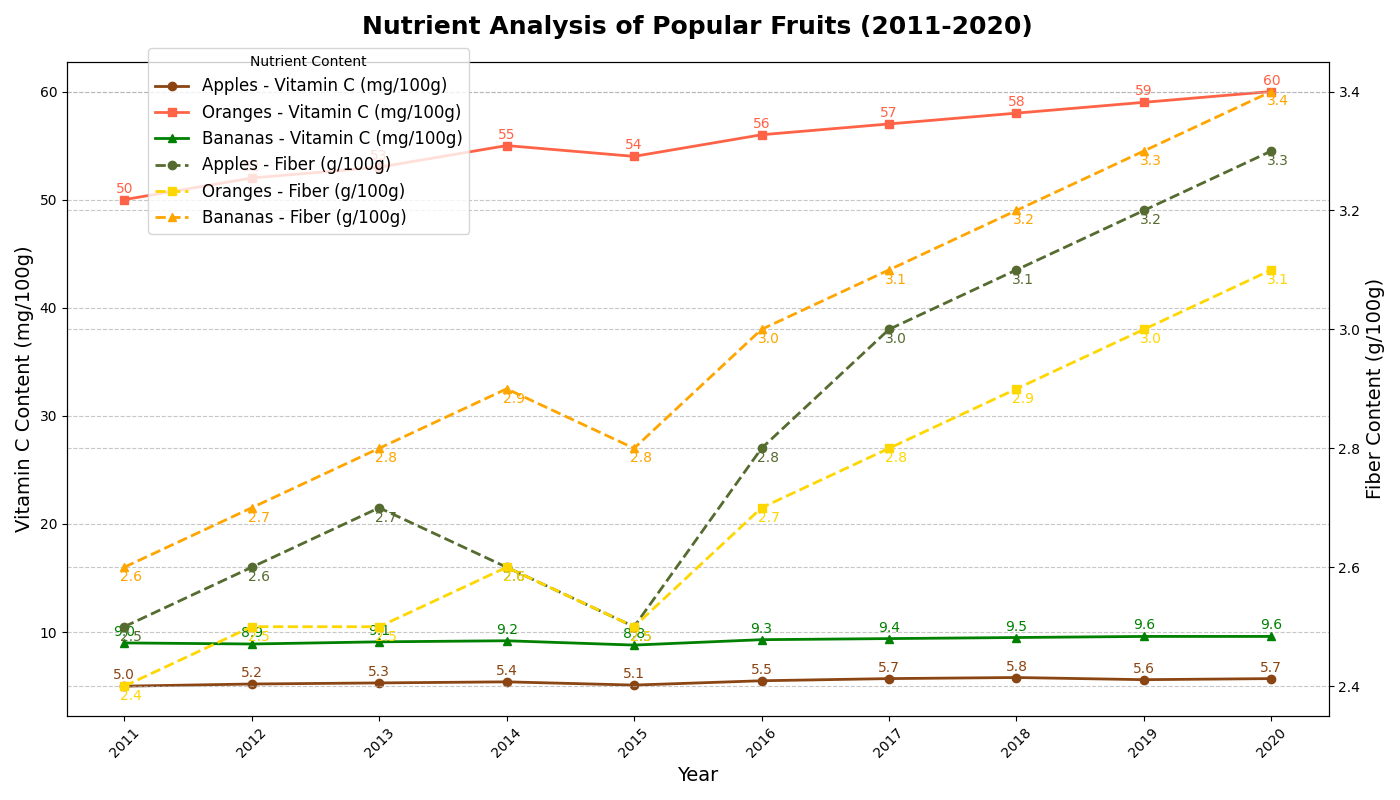

Here is the Python script that generated this plot:
import matplotlib.pyplot as plt
import numpy as np

# Data preparation
years = np.arange(2011, 2021)
apples_vitamin_c = np.array([5, 5.2, 5.3, 5.4, 5.1, 5.5, 5.7, 5.8, 5.6, 5.7])
apples_fiber = np.array([2.5, 2.6, 2.7, 2.6, 2.5, 2.8, 3.0, 3.1, 3.2, 3.3])
oranges_vitamin_c = np.array([50, 52, 53, 55, 54, 56, 57, 58, 59, 60])
oranges_fiber = np.array([2.4, 2.5, 2.5, 2.6, 2.5, 2.7, 2.8, 2.9, 3.0, 3.1])
bananas_vitamin_c = np.array([9, 8.9, 9.1, 9.2, 8.8, 9.3, 9.4, 9.5, 9.6, 9.6])
bananas_fiber = np.array([2.6, 2.7, 2.8, 2.9, 2.8, 3.0, 3.1, 3.2, 3.3, 3.4])

# Plotting
fig, ax1 = plt.subplots(figsize=(14, 8))

# Plot Vitamin C content with shuffled colors
ax1.plot(years, apples_vitamin_c, color='#8B4513', marker='o', linestyle='-', linewidth=2, label='Apples - Vitamin C (mg/100g)')
ax1.plot(years, oranges_vitamin_c, color='#FF6347', marker='s', linestyle='-', linewidth=2, label='Oranges - Vitamin C (mg/100g)')
ax1.plot(years, bananas_vitamin_c, color='#008000', marker='^', linestyle='-', linewidth=2, label='Bananas - Vitamin C (mg/100g)')

# Add secondary y-axis for Fiber content with shuffled colors
ax2 = ax1.twinx()
ax2.plot(years, apples_fiber, color='#556B2F', marker='o', linestyle='--', linewidth=2, label='Apples - Fiber (g/100g)')
ax2.plot(years, oranges_fiber, color='#FFD700', marker='s', linestyle='--', linewidth=2, label='Oranges - Fiber (g/100g)')
ax2.plot(years, bananas_fiber, color='#FFA500', marker='^', linestyle='--', linewidth=2, label='Bananas - Fiber (g/100g)')

# Title and labels
ax1.set_title("Nutrient Analysis of Popular Fruits (2011-2020)", fontsize=18, weight='bold', pad=20)
ax1.set_xlabel("Year", fontsize=14)
ax1.set_ylabel("Vitamin C Content (mg/100g)", fontsize=14, color='black')
ax2.set_ylabel("Fiber Content (g/100g)", fontsize=14, color='black')

# Customize ticks
ax1.set_xticks(years)
ax1.set_xticklabels(years, rotation=45)
ax1.yaxis.grid(True, linestyle='--', alpha=0.7)
ax2.yaxis.grid(True, linestyle='--', alpha=0.7)

# Add legend
fig.legend(loc='upper left', bbox_to_anchor=(0.1, 0.95), title='Nutrient Content', fontsize=12)

# Add data labels for Vitamin C content with shuffled colors
for i in range(len(years)):
    ax1.annotate(f'{apples_vitamin_c[i]}', (years[i], apples_vitamin_c[i]), textcoords="offset points", xytext=(0, 5), ha='center', fontsize=10, color='#8B4513')
    ax1.annotate(f'{oranges_vitamin_c[i]}', (years[i], oranges_vitamin_c[i]), textcoords="offset points", xytext=(0, 5), ha='center', fontsize=10, color='#FF6347')
    ax1.annotate(f'{bananas_vitamin_c[i]}', (years[i], bananas_vitamin_c[i]), textcoords="offset points", xytext=(0, 5), ha='center', fontsize=10, color='#008000')

# Add data labels for Fiber content with shuffled colors
for i in range(len(years)):
    ax2.annotate(f'{apples_fiber[i]}', (years[i], apples_fiber[i]), textcoords="offset points", xytext=(5, -10), ha='center', fontsize=10, color='#556B2F')
    ax2.annotate(f'{oranges_fiber[i]}', (years[i], oranges_fiber[i]), textcoords="offset points", xytext=(5, -10), ha='center', fontsize=10, color='#FFD700')
    ax2.annotate(f'{bananas_fiber[i]}', (years[i], bananas_fiber[i]), textcoords="offset points", xytext=(5, -10), ha='center', fontsize=10, color='#FFA500')

# Ensure the layout is tight
plt.tight_layout()

# Show plot
plt.show()
